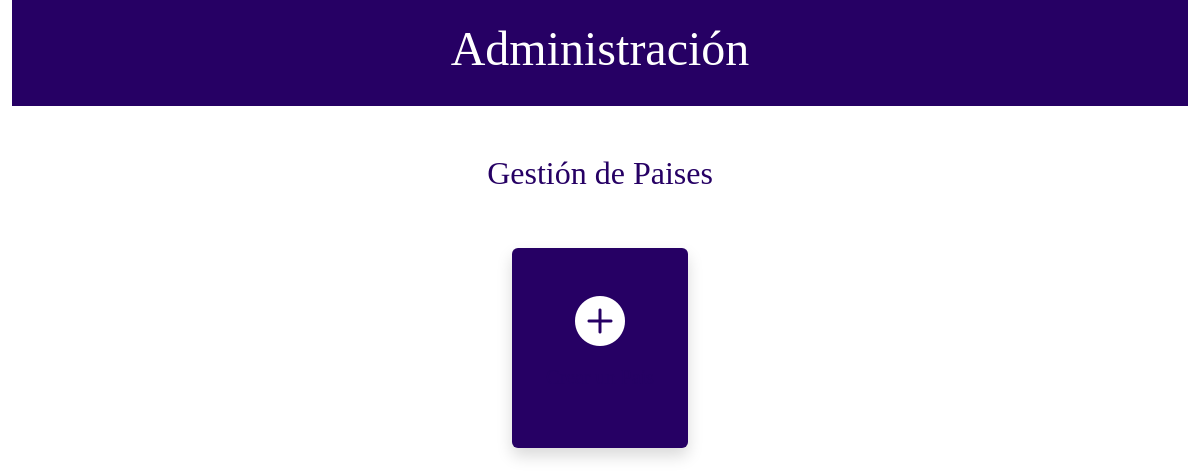
/inicio/admin/pais (signed in), run on an earlier commit of the app's database.
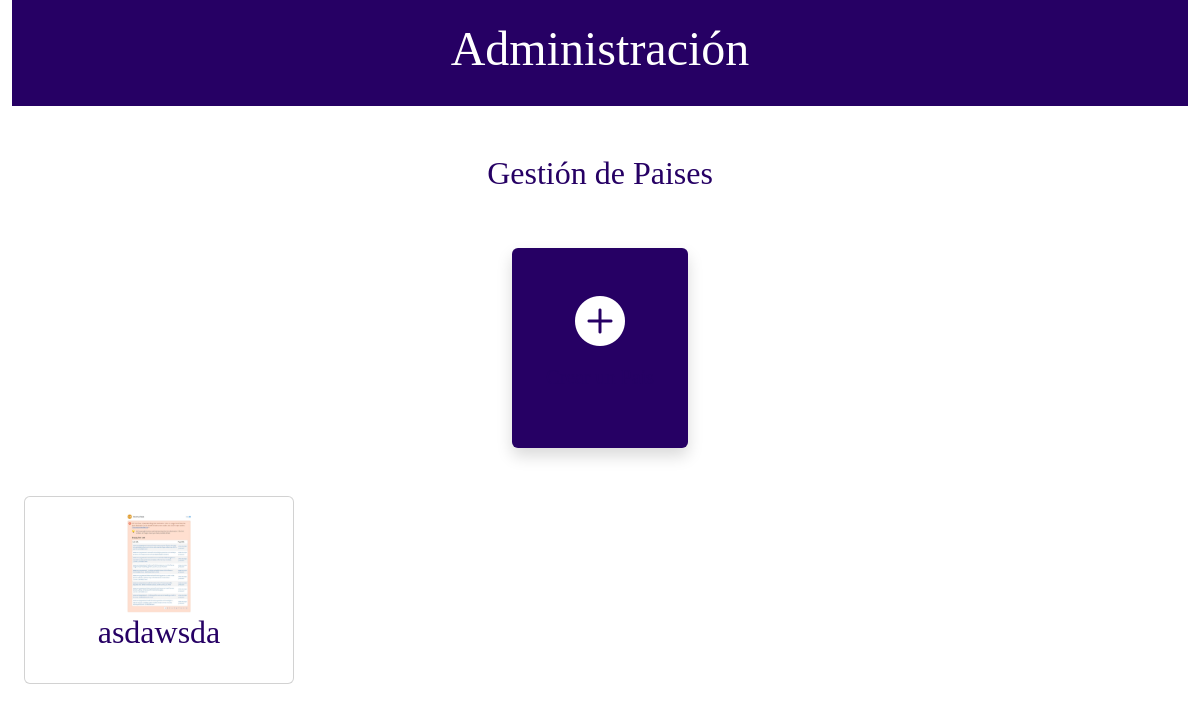
And on a later commit of the database.
### mundialitopx/models.py (models this page shows, shortened)
class Pais(models.Model):
    nombre = models.CharField(max_length=100)
    bandera = models.ImageField(upload_to='banderas/', null=True, blank=True)
    class Meta:
        verbose_name_plural = 'Paises'

### mundialitopx/views.py (the view)
# urls.py: path('inicio/admin/pais', staff_member_required(ListPaises.as_view()), name='pais'),
class ListPaises(ListView):
    model = Pais
    template_name = "mundialitopx/admin/pais.html"
    context_object_name = "paises"

### mundialitopx/templates/mundialitopx/admin/pais.html
{% extends 'mundialitopx/base.html' %}
{% block content %}
	<div class="row pt-5">
		<h2>Gestión de Paises</h2>
	</div>
	<div class="row pt-5 justify-content-center grid gap-5">
		<div class=" card-menu col-2">
			<a href="{% url 'crear_pais' %}">
				<div class="cardp mcard card shadow w-100 h-100">
					<div class="row pt-5">
						<div class="col">
							<i class=" plus bi bi-plus-circle-fill"></i>
						</div>
					</div>
					<div class="row text-center">
						<div class="col pt-3">
							<p>Crear un Pais</p>
						</div>
					</div>
				</div>
			</a>
		</div>
        <div class="row">
            {% for pais in paises %}
        <div class="col-3">
            <a href="{% url 'detalle_pais' pais.id %}">
            <div class="card cardp text-center">
                <div class="card-body">
                    <div class="card-title">
                        <div class="row">
                            <div class="col-12"><img height="100px"  src="{{ pais.bandera.url}}" alt=""></div>
                            <div class="col-12"><h2>{{ pais.nombre }}</h2></div>
                        </div>
                    </div>
                </div>
            </div>
            </a>
        </div>
{% endfor %}
        </div>
	</div>
{% endblock %}

### mundialitopx/templates/mundialitopx/base.html (shortened to what this page needs)
{% load static %}
<head>
    <link href="https://cdn.jsdelivr.net/npm/bootstrap@5.3.2/dist/css/bootstrap.min.css" rel="stylesheet">
    <link rel="stylesheet" href="https://cdn.jsdelivr.net/npm/bootstrap-icons@1.11.1/font/bootstrap-icons.css">
    <link rel="stylesheet" href="{% static 'css/style.css' %}">
</head>
<body class="text-center">
    <div class="container-fluid">
        <div class="row">
            <div class="col-12">
                <div class="page-header">
                    <div class="row">
                        <div class="col-12">
                            <h1><a href="/">Administración</a></h1>
                        </div>
                    </div>
                </div>
            </div>
        </div>
        {% block content %}
        {% endblock %}
</div>
</body>

### mundialitopx/static/css/style.css (style rules this page uses)
h1 a, h2 a, h2 { color: #260064; font-family: 'Lobster'; }
.page-header { background-color: #260064 ; margin-top: 0; padding: 20px; }
.page-header h1, .page-header h1 a, .page-header h1 a:visited, .page-header h1 a:active { color: #ffffff; font-size: 36pt; text-decoration: none; }
a { text-decoration: none; }
.card-menu { height: 200px; }
.mcard { border: #260064; background-color: #260064; transition: color 1s ease-in-out; }
p { font-size: 20px; color: #260064; font-family: 'Lobster'; }
.plus { font-size: 50px; color: #ffffff; }
.cardp { transition: all 1s; }

What changed in the data, as far as the page shows it:
added Pais: bandera (picture), nombre "asdawsda"
